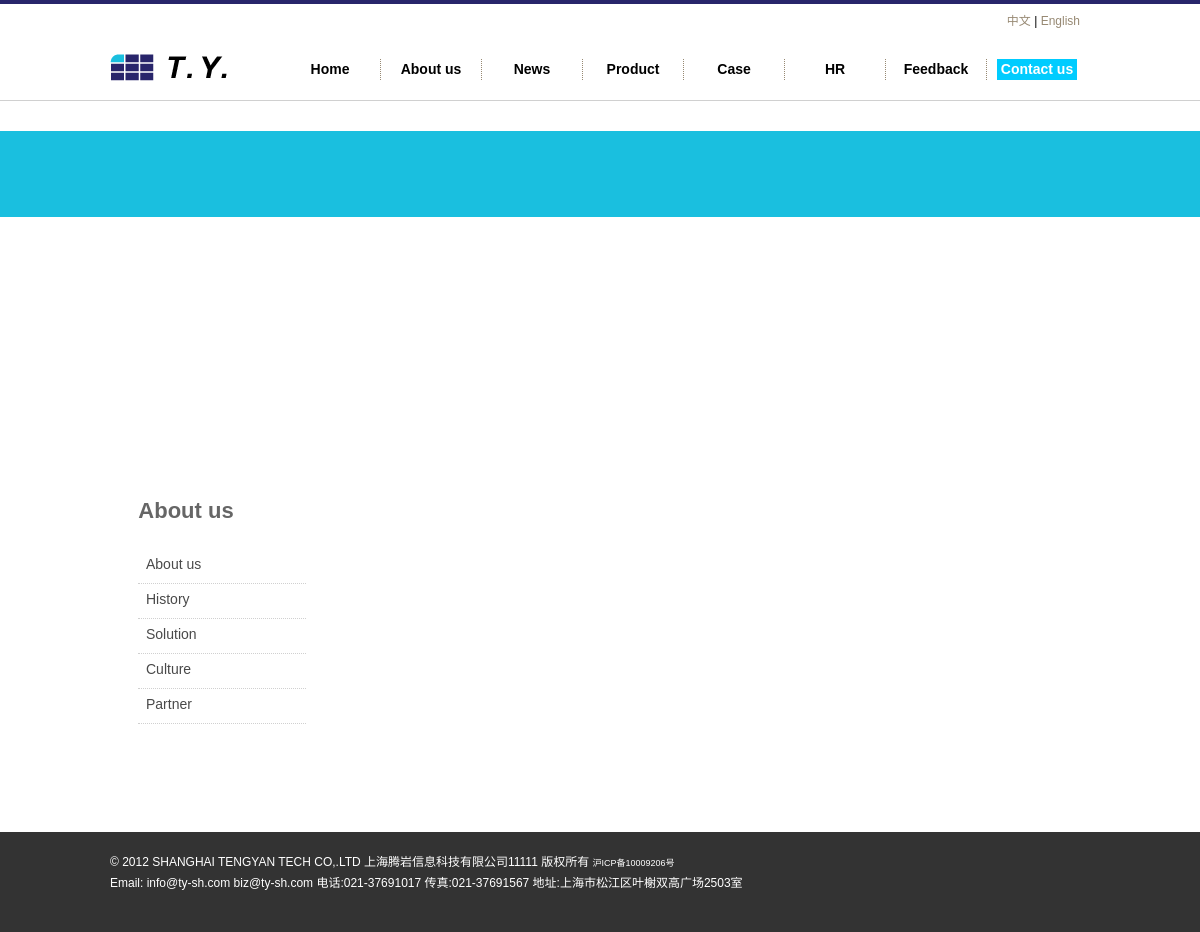
The app's page /en/about/contact.php with its own data.
### tables this page shows
CREATE TABLE `layoutpic` (
  `id_layoutpic` int(11) NOT NULL auto_increment,
  `id_layout` int(11) NOT NULL,
  `id_hr` int(11) NOT NULL,
  `title` varchar(250) NOT NULL,
  `intro` text NOT NULL,
  `url` varchar(250) NOT NULL,
  `opicname` varchar(250) NOT NULL,
  `spicname` varchar(250) NOT NULL,
  `dele` int(1) NOT NULL default '1',
  `type` varchar(3) NOT NULL,
  `indate` datetime NOT NULL,
  `modate` datetime NOT NULL,
  `deldate` datetime NOT NULL,
  `browsecount` int(11) NOT NULL,
  PRIMARY KEY  (`id_layoutpic`)
);

CREATE TABLE `siteset` (
  `id_siteset` int(11) NOT NULL auto_increment,
  `lang` int(1) NOT NULL default '1',
  `title` text NOT NULL,
  `keywords` text NOT NULL,
  `description` text NOT NULL,
  `otherheader` text NOT NULL,
  `iscopy` int(1) NOT NULL default '0',
  `rmailbox` varchar(50) NOT NULL,
  `smailbox` varchar(50) NOT NULL,
  `smailboxpass` varchar(50) NOT NULL,
  `icp` varchar(25) NOT NULL,
  `mapcode` text NOT NULL,
  `statistics` text NOT NULL,
  `isstyle` varchar(8) NOT NULL,
  PRIMARY KEY  (`id_siteset`)
);

CREATE TABLE `layout` (
  `id_layout` int(11) NOT NULL auto_increment,
  `lang` int(1) NOT NULL default '1',
  `title` varchar(250) NOT NULL,
  `url` text NOT NULL,
  `intro` text NOT NULL,
  `content` text NOT NULL,
  `openstat` int(1) NOT NULL default '1',
  `ordernum` int(11) NOT NULL,
  PRIMARY KEY  (`id_layout`)
);

### www/inc/config.php (called while the page is built, shortened)
<?php
require_once("mysql.class.php");
$db_hostname="localhost";
$db_username="root";
$db_password="123456";
$db_database="demo-l1";
?>

### www/inc/function.class.php (called while the page is built, shortened)
<?php
$objDB=new mysql($db_hostname,$db_username,$db_password,$db_database);
$strSQL = "select iscopy,otherheader,title,keywords,description,icp,mapcode,statistics from siteset where id_siteset=1" ;
$objDB->Execute($strSQL);
$setinfo=$objDB->fields();
function getcurrentfilename(){
return end(explode('/',$_SERVER["PHP_SELF"]));
}
function getlayoutinfo($lid,$tableField){
global	 $objDB;
$strSQL = "select $tableField from layout where id_layout='".$lid."'" ;
$objDB->Execute($strSQL);
$getlayoutinfo=$objDB->fields();
return $getlayoutinfo;
}
function getlayoutpic($lid,$postion){
global	 $objDB;
$strSQL = "select opicname as pic from layoutpic  where id_layout ='".$lid."' order by  id_layoutpic asc limit $postion,1" ;
$objDB->Execute($strSQL);
$arronepic=$objDB->fields();
return $arronepic[pic];
}
?>

### www/inc/en_about_core.php (called while the page is built, shortened)
<?php
require "../../inc/config.php";
require "../../inc/function.class.php";
?>

### www/en/about/contact.php (the view, shortened to what this page needs)
<?php
require "../../inc/en_about_core.php";
$str=getpagesetinfo($_GET[pageid],'content,title,pagetitle,keywords,description');
?>
<!DOCTYPE html PUBLIC "-//W3C//DTD XHTML 1.0 Transitional//EN" "http://www.w3.org/TR/xhtml1/DTD/xhtml1-transitional.dtd">
<html xmlns="http://www.w3.org/1999/xhtml">
<head>
<link href="../../inc/css/css1.css" rel="stylesheet" type="text/css">
</head>
<body>
<? require "../header.php"; ?>
<div id="about_banner">
<div id="contact_box">
<?=$setinfo[mapcode]?>
</div>
</div>
<div id="contact_contbox">
<div id="about_top">
<div id="about_toptitle">About us</div>
<div id="about_topintro"><?=$str[title];?></div>
</div>
<div id="about_left">
<? require "./leftmenu.php"; ?>
</div>
<div id="about_right">
</div>
</div>
<? require "../footer.php"; ?>
</body>
</html>

### www/en/header.php (shortened to what this page needs)
<div id="header_box">
<div id="header" >
<div id="header_logo"><a href="/"><img src="/upload/layout/<?=getlayoutpic(1,0)?>" width="132" height="27" /></a></div>
<div id="header_menubox">
<div id="header_language"><a href="/">中文</a> | <a href="/en/">English</a></div>
<div id="header_menu" style="position: relative">
<ul  id="menu">
<li><a href="/en/" id="n1"  <? if(getcurrentfilename()=='index.php'){echo ' class="curr"';}?>>Home</a></li>
<li><a href="/en/about/about.php?pageid=8" id="n2"  <? if(getcurrentfilename()=='about.php'){echo ' class="curr"';}?>>About us</a></li>
<li><a href="/en/news/news.php" id="n3"  <? if(getcurrentfilename()=='news.php'){echo ' class="curr"';}?>>News</a></li>
<li><a href="/en/product/product.php?id1=7" id="n4"  <? if(getcurrentfilename()=='product.php'){echo ' class="curr"';}?>>Product</a></li>
<li><a href="/en/case/case.php" id="n5"  <? if(getcurrentfilename()=='case.php'){echo ' class="curr"';}?>>Case</a></li>
<li><a href="/en/about/hr.php?pageid=13" id="n6"  <? if(getcurrentfilename()=='hr.php'){echo ' class="curr"';}?>>HR</a></li>
<li><a href="javascript:void(0)"  onclick="needsendmail2();" id="n7"  >Feedback</a></li>
<li style="border-right: none;"><a href="/en/about/contact.php?pageid=14" id="n8"  <? if(getcurrentfilename()=='contact.php'){echo ' class="curr"';}?>>Contact us</a></li>
</ul>
</div>
</div>
</div>
</div>

### www/en/footer.php (shortened to what this page needs)
<div id="footer">
<div id="footer_info">
<p>
<?
$footertext=getlayoutinfo(8,'content');
echo $footertext[content];
?>
</p>
</div>
</div>

### www/inc/css/css1.css (style rules this page uses)
html,body,div,img,h1,h2,h3,h4,h5,h6,ul,p,blockquote,form,fieldset,table,th,td,fieldset,legend { margin:0;padding:0;border:0; }
html { overflow-y:scroll; }
body { font-size:87.5%; }
a { outline:none; border-style: none; -moz-outline-style: none; }
p,ul,ol { margin-bottom:15px; }
li { margin-left:20px; }
a { color: #183F72; text-decoration: underline; }
body { font-family: Arial, Helvetica, sans-serif; text-align:left; font-size: 9pt; background-color:#fff; line-height: 1.5em; }
#header_box { width: 100%;height:96px;border-top: 4px #28256B solid;border-bottom:1px #D0D0D0 solid; }
#header { width: 980px;height:96px;margin: 0 auto; }
#header_logo { float:left;width: 137px;height:30px; margin-top:50px; }
#header_menubox { float:right;width:840px; height:96px; }
#header_language { float:right; margin-right:10px;width:300px; height:30px; text-align:right; line-height:35px; }
#header_language a { font-size: 9pt; color: #978973; text-decoration: none; font-weight: normal; }
#header_menu { float:right; margin-top:25px;width:810px; height:21px; }
#menu { font-size:14px; }
#menu, #menu li { list-style:none; padding:0; margin:0; border-right:1px dotted #978973; }
#menu li { float:left; width:100px; height:21px; }
#menu li a { display:block; width:80px; margin-left:10px; height:21px; line-height:20px; text-align:center;color:#000; text-decoration:none;font-size:14px; font-weight: bold }
#menu li a.curr { color:#fff; text-decoration:none; font-size:14px; font-weight: bold; height:21px; background-color: #0CF }
#footer { width: 100%;height:100px;background-color: #333333; color:#FFFFFF }
#footer_info { width: 980px;height:100px;margin: 0 auto; }
#footer p { float:left; margin-top:20px;line-height:20px; }
#footer a { font-size: 9px; color: #FFFFFF; text-decoration: none; font-weight: normal; }
#about_banner { margin-top:30px;width: 100%;height:86px;background-color: #1ABFDF; }
#contact_box { position: relative; padding-top:25px; width: 980px;height:300px;margin: 0 auto; }
#contact_contbox { width: 980px;margin: 0 auto; margin-top:265px;height:auto!important;min-height:300px;height:300px; }
#about_top { float:left;width: 980px;height:50px; }
#about_toptitle { float:left; margin-top:20px;width: 152px;height:70px; font-size: 22px;color: #666666; font-weight: bold; text-align:center; }
#about_topintro { float:left; margin-top:20px; margin-left:90px; width: 500px;height:30px;font-size: 20px;color: #666666; font-weight: bold; }
#about_left { float:left; width: 210px;height:300px; }
#about_right { float: right;width: 765px;height:auto!important;min-height:300px;height:300px; }

### records on screen
layoutpic: opicname (picture)
layout: content "© 2012 SHANGHAI TENGYAN TECH CO,.LTD 上海腾岩信息科技有限公司11111 版权所有 沪ICP备10009206号 Email: info@ty-sh.com biz@ty-sh.com 电话:021-37691017 传真:021-37691567 地址:上海市松江区叶榭双高广场2503室"
